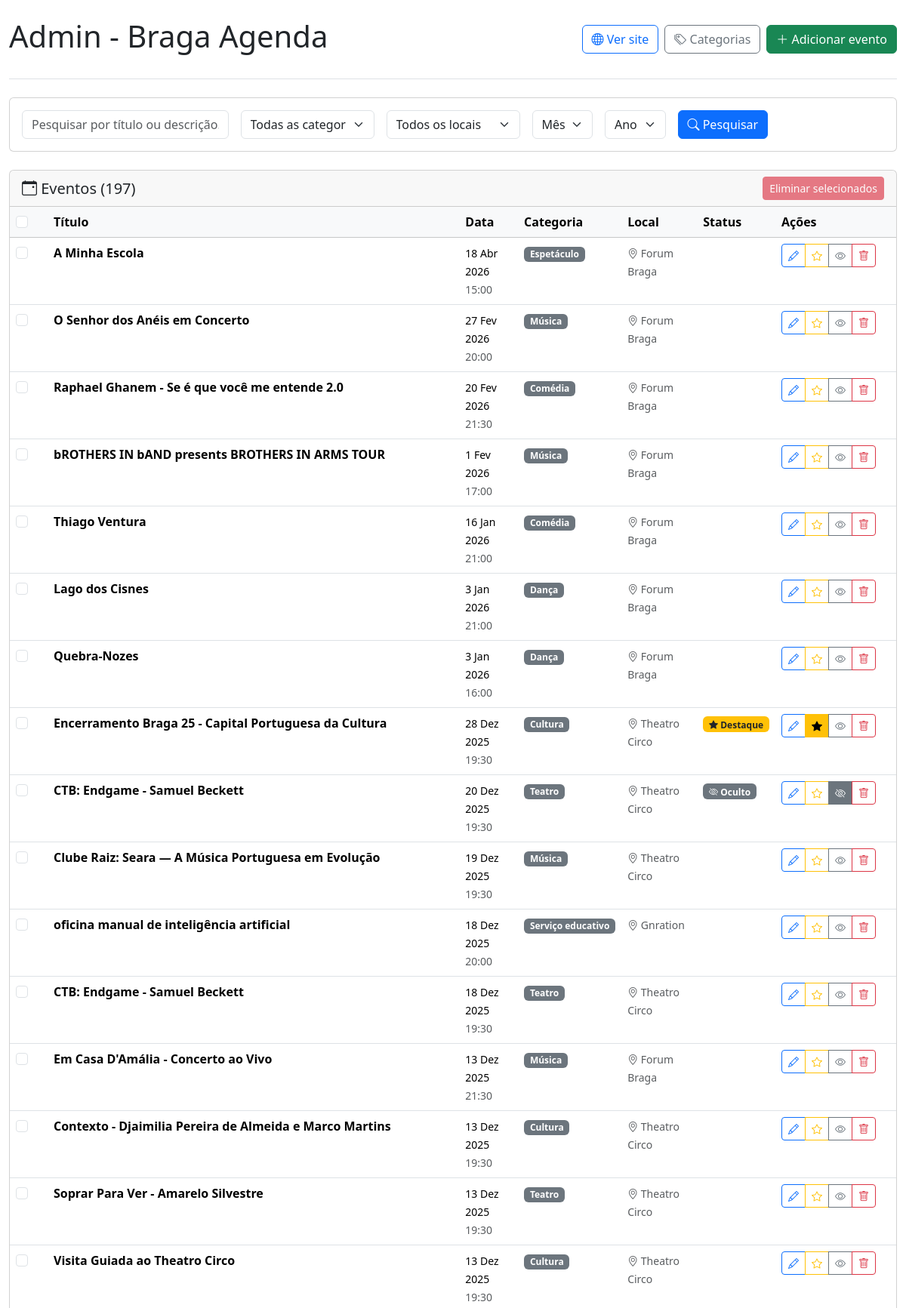
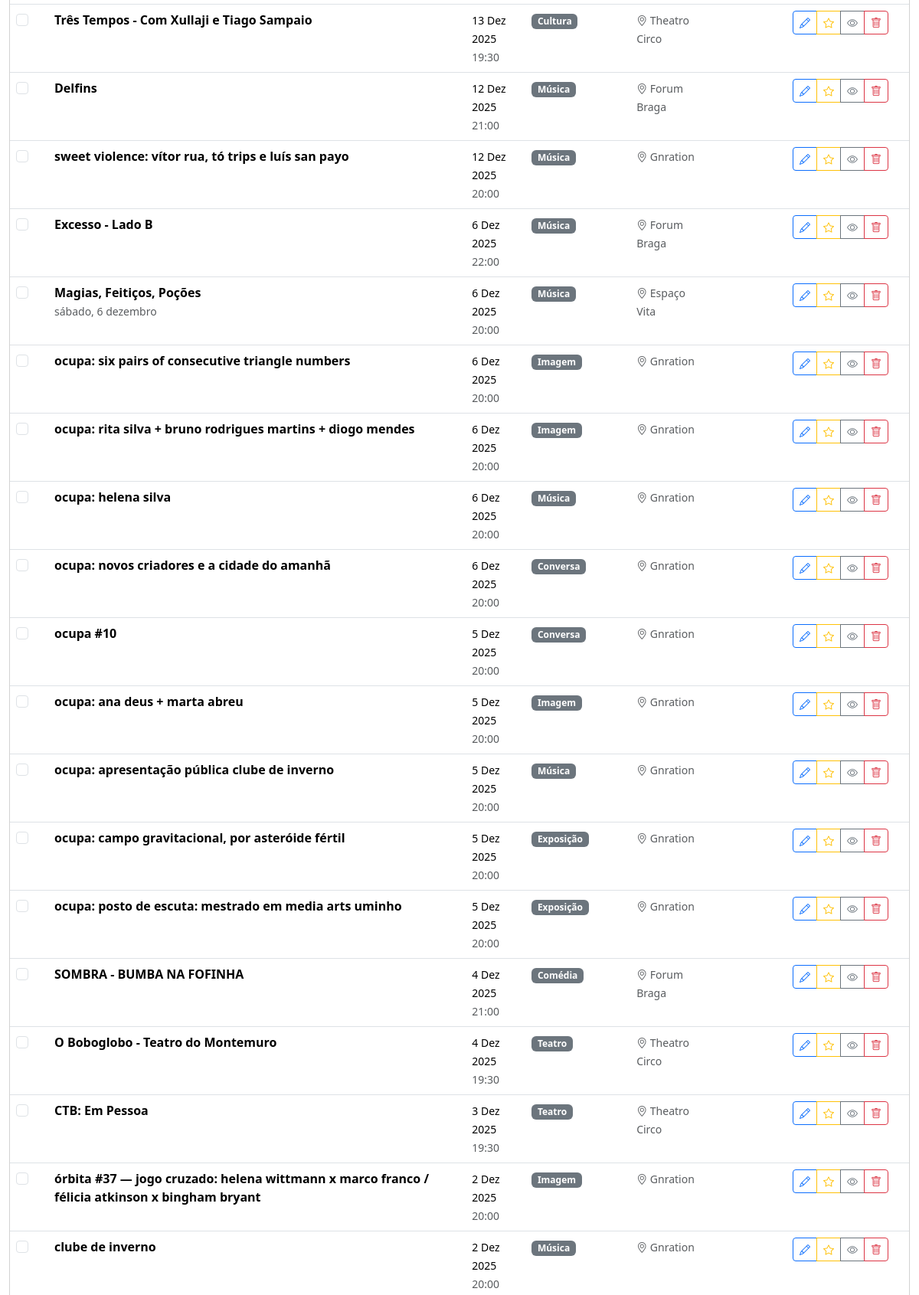
The app's page /admin/index.php (upper part) with its own data (2 pictures, top to bottom).
### tables this page shows
CREATE TABLE events (
            id INTEGER PRIMARY KEY AUTOINCREMENT,
            title TEXT NOT NULL,
            description TEXT,
            event_date DATETIME NOT NULL,
            category TEXT,
            image TEXT,
            url TEXT,
            source_id INTEGER,
            created_at DATETIME DEFAULT CURRENT_TIMESTAMP,
            updated_at DATETIME DEFAULT CURRENT_TIMESTAMP, event_hash TEXT, location TEXT, start_date DATETIME, end_date DATETIME, hidden BOOLEAN DEFAULT 0, featured BOOLEAN DEFAULT 0,
            FOREIGN KEY (source_id) REFERENCES sources(id)
        );

### admin/index.php (the view, shortened to what the rows shown need)
<?php
require_once '../includes/Database.php';
$db = new Database();
function formatAdminDate($dateString) {
    $timestamp = strtotime($dateString);
    $formatted = date('j M Y', $timestamp);
    $monthMap = [
        'Jan' => 'Jan', 'Feb' => 'Fev', 'Mar' => 'Mar', 'Apr' => 'Abr',
        'May' => 'Mai', 'Jun' => 'Jun', 'Jul' => 'Jul', 'Aug' => 'Ago',
        'Sep' => 'Set', 'Oct' => 'Out', 'Nov' => 'Nov', 'Dec' => 'Dez'
    ];
    return str_replace(array_keys($monthMap), array_values($monthMap), $formatted);
}
$page = isset($_GET['page']) ? max(1, (int)$_GET['page']) : 1;
$eventsPerPage = 50;
$offset = ($page - 1) * $eventsPerPage;
$whereClause = '';
$params = [];
$sql = "SELECT * FROM events" . $whereClause . " ORDER BY event_date DESC LIMIT ? OFFSET ?";
$params[] = $eventsPerPage;
$params[] = $offset;
$stmt = $db->getConnection()->prepare($sql);
$stmt->execute($params);
$events = $stmt->fetchAll(PDO::FETCH_ASSOC);
?>
<!DOCTYPE html>
<html lang="pt">
<head>
    <link href="https://cdn.jsdelivr.net/npm/bootstrap@5.3.2/dist/css/bootstrap.min.css" rel="stylesheet">
    <link href="https://cdn.jsdelivr.net/npm/bootstrap-icons@1.11.0/font/bootstrap-icons.css" rel="stylesheet">
</head>
<body>
    <div class="container-fluid">
        <header class="py-4 border-bottom">
            <div class="d-flex justify-content-between align-items-center flex-wrap">
                <h1>Admin - Braga Agenda</h1>
            </div>
        </header>
        <main class="py-4">
            <div class="card">
                <div class="card-body p-0">
                    <?php if (empty($events)): ?>
                        <div class="text-center py-5">
                            <p class="text-muted">Nenhum evento encontrado.</p>
                        </div>
                    <?php else: ?>
                        <form id="batchDeleteForm" method="POST" action="batch-delete.php">
                            <div class="table-responsive">
                                <table class="table table-hover mb-0">
                                    <thead class="table-light">
                                        <tr>
                                            <th style="width: 50px;">
                                                <input type="checkbox" class="form-check-input" id="selectAll">
                                            </th>
                                            <th>Título</th>
                                            <th>Data</th>
                                            <th>Categoria</th>
                                            <th>Local</th>
                                            <th>Status</th>
                                            <th style="width: 160px;">Ações</th>
                                        </tr>
                                    </thead>
                                    <tbody>
                                        <?php foreach ($events as $event): ?>
                                            <tr>
                                                <td>
                                                    <input type="checkbox" class="form-check-input event-checkbox"
                                                           name="event_ids[]" value="<?= $event['id'] ?>">
                                                </td>
                                                <td>
                                                    <strong><?= htmlspecialchars($event['title']) ?></strong>
                                                    <?php if ($event['description']): ?>
                                                        <br><small class="text-muted">
                                                            <?= htmlspecialchars(substr($event['description'], 0, 100)) ?><?= strlen($event['description']) > 100 ? '...' : '' ?>
                                                        </small>
                                                    <?php endif; ?>
                                                </td>
                                                <td>
                                                    <small><?= formatAdminDate($event['event_date']) ?></small>
                                                    <?php if (date('H:i', strtotime($event['event_date'])) !== '00:00'): ?>
                                                        <br><small class="text-muted"><?= date('H:i', strtotime($event['event_date'])) ?></small>
                                                    <?php endif; ?>
                                                </td>
                                                <td>
                                                    <?php if ($event['category']): ?>
                                                        <span class="badge bg-secondary">
                                                            <?= htmlspecialchars($event['category']) ?>
                                                        </span>
                                                    <?php endif; ?>
                                                </td>
                                                <td>
                                                    <?php if ($event['location']): ?>
                                                        <small class="text-muted">
                                                            <i class="bi bi-geo-alt"></i> <?= htmlspecialchars($event['location']) ?>
                                                        </small>
                                                    <?php endif; ?>
                                                </td>
                                                <td>
                                                    <?php if (!empty($event['featured'])): ?>
                                                        <span class="badge bg-warning text-dark">
                                                            <i class="bi bi-star-fill"></i> Destaque
                                                        </span>
                                                    <?php endif; ?>
                                                    <?php if (!empty($event['hidden'])): ?>
                                                        <span class="badge bg-secondary">
                                                            <i class="bi bi-eye-slash"></i> Oculto
                                                        </span>
                                                    <?php endif; ?>
                                                </td>
                                                <td>
                                                    <div class="btn-group btn-group-sm">
                                                        <button type="button" class="btn btn-outline-primary btn-sm"
                                                                title="Editar" onclick="editEvent(<?= $event['id'] ?>)">
                                                            <i class="bi bi-pencil"></i>
                                                        </button>
                                                        <button type="button"
                                                                class="btn <?= !empty($event['featured']) ? 'btn-warning' : 'btn-outline-warning' ?> btn-sm"
                                                                title="<?= !empty($event['featured']) ? 'Remover destaque' : 'Destacar evento' ?>"
                                                                onclick="toggleEventStatus(<?= $event['id'] ?>, 'toggle-featured')">
                                                            <i class="bi bi-star<?= !empty($event['featured']) ? '-fill' : '' ?>"></i>
                                                        </button>
                                                        <button type="button"
                                                                class="btn <?= !empty($event['hidden']) ? 'btn-secondary' : 'btn-outline-secondary' ?> btn-sm"
                                                                title="<?= !empty($event['hidden']) ? 'Mostrar evento' : 'Ocultar evento' ?>"
                                                                onclick="toggleEventStatus(<?= $event['id'] ?>, 'toggle-hidden')">
                                                            <i class="bi bi-eye<?= !empty($event['hidden']) ? '-slash' : '' ?>"></i>
                                                        </button>
                                                        <a href="delete-event.php?id=<?= $event['id'] ?>"
                                                           class="btn btn-outline-danger btn-sm" title="Eliminar"
                                                           onclick="return confirm('Tem certeza?')">
                                                            <i class="bi bi-trash"></i>
                                                        </a>
                                                    </div>
                                                </td>
                                            </tr>
                                        <?php endforeach; ?>
                                    </tbody>
                                </table>
                            </div>
                        </form>
                    <?php endif; ?>
                </div>
            </div>
        </main>
    </div>
</body>
</html>

### records on screen
events: title "A Minha Escola", event_date "18 Abr 2026", event_date "15:00", category "Espetáculo", location "Forum Braga", featured False (drawn), hidden False (drawn)
events: title "O Senhor dos Anéis em Concerto", event_date "27 Fev 2026", event_date "20:00", category "Música", location "Forum Braga", featured False (drawn), hidden False (drawn)
events: title "Raphael Ghanem - Se é que você me entende 2.0", event_date "20 Fev 2026", event_date "21:30", category "Comédia", location "Forum Braga", featured False (drawn), hidden False (drawn)
events: title "bROTHERS IN bAND presents BROTHERS IN ARMS TOUR", event_date "1 Fev 2026", event_date "17:00", category "Música", location "Forum Braga", featured False (drawn), hidden False (drawn)
events: title "Thiago Ventura", event_date "16 Jan 2026", event_date "21:00", category "Comédia", location "Forum Braga", featured False (drawn), hidden False (drawn)
events: title "Lago dos Cisnes", event_date "3 Jan 2026", event_date "21:00", category "Dança", location "Forum Braga", featured False (drawn), hidden False (drawn)
events: title "Quebra-Nozes", event_date "3 Jan 2026", event_date "16:00", category "Dança", location "Forum Braga", featured False (drawn), hidden False (drawn)
events: title "Encerramento Braga 25 - Capital Portuguesa da Cultura", event_date "28 Dez 2025", event_date "19:30", category "Cultura", location "Theatro Circo", featured True (drawn), hidden False (drawn)
events: title "CTB: Endgame - Samuel Beckett", event_date "20 Dez 2025", event_date "19:30", category "Teatro", location "Theatro Circo", hidden True (drawn), featured False (drawn)
events: title "Clube Raiz: Seara — A Música Portuguesa em Evolução", event_date "19 Dez 2025", event_date "19:30", category "Música", location "Theatro Circo", featured False (drawn), hidden False (drawn)
events: title "oficina manual de inteligência artificial", event_date "18 Dez 2025", event_date "20:00", category "Serviço educativo", location "Gnration", featured False (drawn), hidden False (drawn)
events: title "CTB: Endgame - Samuel Beckett", event_date "18 Dez 2025", event_date "19:30", category "Teatro", location "Theatro Circo", featured False (drawn), hidden False (drawn)
events: title "Em Casa D'Amália - Concerto ao Vivo", event_date "13 Dez 2025", event_date "21:30", category "Música", location "Forum Braga", featured False (drawn), hidden False (drawn)
events: title "Contexto - Djaimilia Pereira de Almeida e Marco Martins", event_date "13 Dez 2025", event_date "19:30", category "Cultura", location "Theatro Circo", featured False (drawn), hidden False (drawn)
events: title "Soprar Para Ver - Amarelo Silvestre", event_date "13 Dez 2025", event_date "19:30", category "Teatro", location "Theatro Circo", featured False (drawn), hidden False (drawn)
events: title "Visita Guiada ao Theatro Circo", event_date "13 Dez 2025", event_date "19:30", category "Cultura", location "Theatro Circo", featured False (drawn), hidden False (drawn)
events: title "Três Tempos - Com Xullaji e Tiago Sampaio", event_date "13 Dez 2025", event_date "19:30", category "Cultura", location "Theatro Circo", featured False (drawn), hidden False (drawn)
events: title "Delfins", event_date "12 Dez 2025", event_date "21:00", category "Música", location "Forum Braga", featured False (drawn), hidden False (drawn)
events: title "sweet violence: vítor rua, tó trips e luís san payo", event_date "12 Dez 2025", event_date "20:00", category "Música", location "Gnration", featured False (drawn), hidden False (drawn)
events: title "Excesso - Lado B", event_date "6 Dez 2025", event_date "22:00", category "Música", location "Forum Braga", featured False (drawn), hidden False (drawn)
events: title "Magias, Feitiços, Poções", description "sábado, 6 dezembro", event_date "6 Dez 2025", event_date "20:00", category "Música", location "Espaço Vita", featured False (drawn), hidden False (drawn)
events: title "ocupa: six pairs of consecutive triangle numbers", event_date "6 Dez 2025", event_date "20:00", category "Imagem", location "Gnration", featured False (drawn), hidden False (drawn)
events: title "ocupa: rita silva + bruno rodrigues martins + diogo mendes", event_date "6 Dez 2025", event_date "20:00", category "Imagem", location "Gnration", featured False (drawn), hidden False (drawn)
events: title "ocupa: helena silva", event_date "6 Dez 2025", event_date "20:00", category "Música", location "Gnration", featured False (drawn), hidden False (drawn)
events: title "ocupa: novos criadores e a cidade do amanhã", event_date "6 Dez 2025", event_date "20:00", category "Conversa", location "Gnration", featured False (drawn), hidden False (drawn)
events: title "ocupa #10", event_date "5 Dez 2025", event_date "20:00", category "Conversa", location "Gnration", featured False (drawn), hidden False (drawn)
events: title "ocupa: ana deus + marta abreu", event_date "5 Dez 2025", event_date "20:00", category "Imagem", location "Gnration", featured False (drawn), hidden False (drawn)
events: title "ocupa: apresentação pública clube de inverno", event_date "5 Dez 2025", event_date "20:00", category "Música", location "Gnration", featured False (drawn), hidden False (drawn)
events: title "ocupa: campo gravitacional, por asteróide fértil", event_date "5 Dez 2025", event_date "20:00", category "Exposição", location "Gnration", featured False (drawn), hidden False (drawn)
events: title "ocupa: posto de escuta: mestrado em media arts uminho", event_date "5 Dez 2025", event_date "20:00", category "Exposição", location "Gnration", featured False (drawn), hidden False (drawn)
events: title "SOMBRA - BUMBA NA FOFINHA", event_date "4 Dez 2025", event_date "21:00", category "Comédia", location "Forum Braga", featured False (drawn), hidden False (drawn)
events: title "O Boboglobo - Teatro do Montemuro", event_date "4 Dez 2025", event_date "19:30", category "Teatro", location "Theatro Circo", featured False (drawn), hidden False (drawn)
events: title "CTB: Em Pessoa", event_date "3 Dez 2025", event_date "19:30", category "Teatro", location "Theatro Circo", featured False (drawn), hidden False (drawn)
events: title "órbita #37 — jogo cruzado: helena wittmann x marco franco / félicia atkinson x bingham bryant", event_date "2 Dez 2025", event_date "20:00", category "Imagem", location "Gnration", featured False (drawn), hidden False (drawn)
events: title "clube de inverno", event_date "2 Dez 2025", event_date "20:00", category "Música", location "Gnration", featured False (drawn), hidden False (drawn)

### other values on screen
$totalEvents "197"
